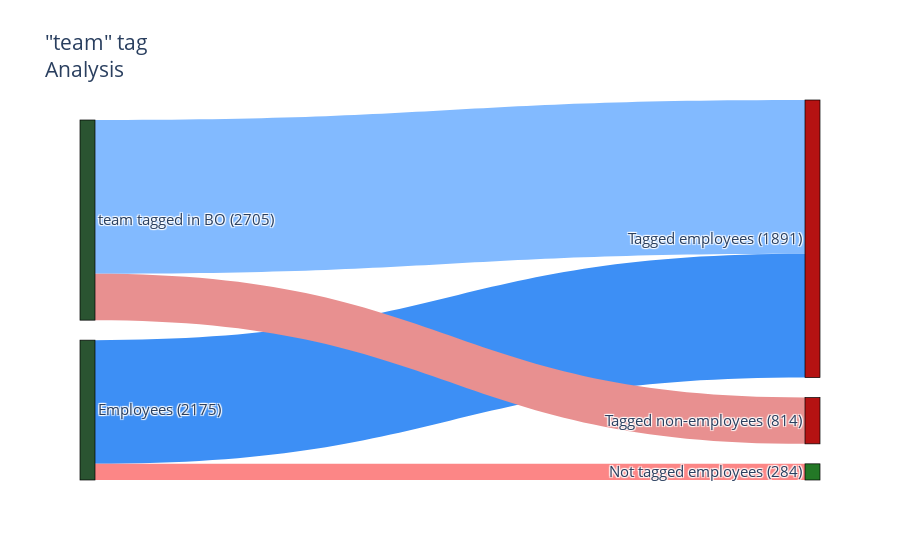

Here is the notebook cell this chart was saved with:
### Code cell
fig = go.Figure(data=[go.Sankey(
    valueformat = ".0f",
    # Define nodes
    node = dict(
      pad = 20,
      thickness = 15,
      line = dict(color = "black", width = 0.7),
      label = ['team tagged in BO (2705)','Employees (2175)','Tagged employees (1891)','Tagged non-employees (814)','Not tagged employees (284)'], #update this to update labels
      color =  ['#2a5431','#2a5431','#b51212','#b51212','#237826']
    ),
    # Add links
    link = dict(
      source =  source_df['Source'],
      target =  source_df['Target'],
      value =  source_df['Value'],
      label =  source_df['Node, Label'],
      color =  source_df['Color2']
))])

fig.update_layout(title_text=""""team" tag <br>Analysis""",
                  font_size=15)
fig.show()

### Figure 1 — Plotly figure (JSON) as saved in the notebook; plotly's stock layout.template omitted (floating-point values rounded to 4 significant figures)
{"data": [{"link": {"color": ["#82baff", "#3d8ff5", "#e89090", "#fc8686"], "label": ["team tagged in BO", "Employees", "Tagged non-employees", "Not tagged employees"], "source": [0, 1, 0, 1], "target": [2, 2, 3, 4], "value": [2705, 2175, 814, 284]}, "node": {"color": ["#2a5431", "#2a5431", "#b51212", "#b51212", "#237826"], "label": ["team tagged in BO (2705)", "Employees (2175)", "Tagged employees (1891)", "Tagged non-employees (814)", "Not tagged employees (284)"], "line": {"color": "black", "width": 0.7}, "pad": 20, "thickness": 15}, "type": "sankey", "valueformat": ".0f"}], "layout": {"font": {"size": 15}, "title": {"text": "\"team\" tag <br>Analysis"}}}
